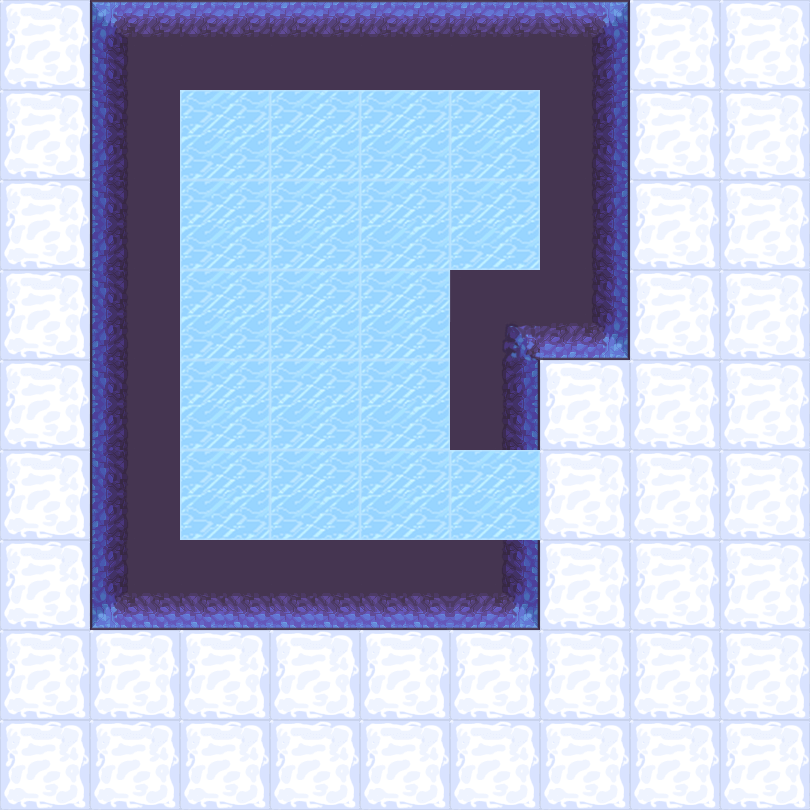

A 2D game scene composited from a Tiled map and its tileset images. What follows is a short description and the map's XML, with each tile layer's data collapsed to a summary:
An orthogonal 9x9 tile map with 90x90 px tiles, 2 tile layers (地形, 障碍) and 25 objects (15x map, 8x spring, bed, door).

<map version="1.5" tiledversion="1.7.2" orientation="orthogonal" renderorder="right-down" width="9" height="9" tilewidth="90" tileheight="90" infinite="0" nextlayerid="4" nextobjectid="38">
 <tileset firstgid="1" name="7415bc93c47e5d7693a229e68521d07" tilewidth="90" tileheight="90" tilecount="100" columns="10">
  <image source="2.png" trans="ff00ff" width="900" height="900" />
 </tileset>
 <layer id="1" name="地形" width="9" height="9">
  <data>[81 cells, 81 non-empty, 2 distinct tile ids]</data>
 </layer>
 <layer id="2" name="障碍" width="9" height="9">
  <data>[81 cells, 21 non-empty, 10 distinct tile ids]</data>
 </layer>
 <objectgroup id="3" name="对象">
  <object id="2" name="bed" x="180" y="180" width="90" height="90" />
  <object id="4" name="map" x="270" y="180" width="90" height="90" />
  <object id="5" name="map" x="270" y="270" width="90" height="90" />
  <object id="6" name="map" x="270" y="360" width="90" height="90" />
  <object id="7" name="map" x="270" y="450" width="90" height="90" />
  <object id="10" name="map" x="450" y="90" width="90" height="90" />
  <object id="12" name="map" x="360" y="180" width="90" height="90" />
  <object id="13" name="map" x="270" y="90" width="90" height="90" />
  <object id="14" name="map" x="360" y="90" width="90" height="90" />
  <object id="15" name="map" x="180" y="90" width="90" height="90" />
  <object id="17" name="map" x="180" y="450" width="90" height="90" />
  <object id="18" name="map" x="180" y="360" width="90" height="90" />
  <object id="19" name="spring" x="360" y="630" width="90" height="90">
   <properties>
    <property name="direction" value="1" />
   </properties>
  </object>
  <object id="25" name="map" x="360" y="450" width="90" height="90">
   <properties>
    <property name="weapon" type="int" value="1" />
   </properties>
  </object>
  <object id="26" name="map" x="360" y="360" width="90" height="90">
   <properties>
    <property name="weapon" type="int" value="2" />
   </properties>
  </object>
  <object id="27" name="map" x="360" y="270" width="90" height="90">
   <properties>
    <property name="weapon" type="int" value="3" />
   </properties>
  </object>
  <object id="28" name="map" x="450" y="180" width="90" height="90">
   <properties>
    <property name="weapon" type="int" value="4" />
   </properties>
  </object>
  <object id="30" name="spring" x="180" y="270" width="90" height="90">
   <properties>
    <property name="direction" value="4" />
   </properties>
  </object>
  <object id="31" name="door" x="450" y="450" width="90" height="90">
   <properties>
    <property name="LorR" type="int" value="1" />
    <property name="motion" type="int" value="1" />
    <property name="rotate" type="int" value="90" />
   </properties>
  </object>
  <object id="32" name="spring" x="540" y="360" width="90" height="90">
   <properties>
    <property name="direction" value="3" />
   </properties>
  </object>
  <object id="33" name="spring" x="720" y="360" width="90" height="90">
   <properties>
    <property name="direction" value="4" />
   </properties>
  </object>
  <object id="34" name="spring" x="720" y="180" width="90" height="90">
   <properties>
    <property name="direction" value="3" />
   </properties>
  </object>
  <object id="35" name="spring" x="720" y="0" width="90" height="90">
   <properties>
    <property name="direction" value="3" />
   </properties>
  </object>
  <object id="36" name="spring" x="540" y="540" width="90" height="90">
   <properties>
    <property name="direction" value="3" />
   </properties>
  </object>
  <object id="37" name="spring" x="540" y="720" width="90" height="90">
   <properties>
    <property name="direction" value="4" />
   </properties>
  </object>
 </objectgroup>
</map>
